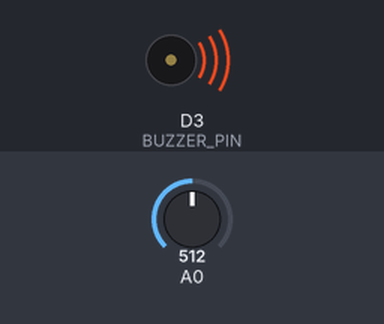
A sketch run on a simulated ESP8266 (NodeMCU). Parts: buzzer (waves = sounding). The inputs (shaded band) are chosen by the test bench; at power-on: A0 = 512 (analog values on the 0–1023 scale). What the sketch prints to the serial monitor is not drawn.

Above: at 0.1 s.
Timing chart, 0 to 1.6 s (numbered marks = the images above):
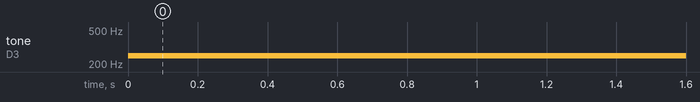

Measured:
- by itself, tone on D3 (BUZZER_PIN): silent → 251 Hz at 0.00 s

The sketch:

buzzer.ino
```cpp
const int LDR_PIN = D2;
const int BUZZER_PIN = D3;

void setup() {
  Serial.begin(115200);
  analogReadResolution(12);
}

void loop() {
  int light = analogRead(LDR_PIN);
  int pitch = map(light, 2000, 3700, 200, 2000);   // frequency in hertz
  int constrainedPitch = constrain(pitch, 200,2000);

  if (constrainedPitch < 1800) {
    tone(BUZZER_PIN, constrainedPitch);
  } else {
    noTone(BUZZER_PIN);
  }

  Serial.println(pitch);
  delay(20);
} 
```
